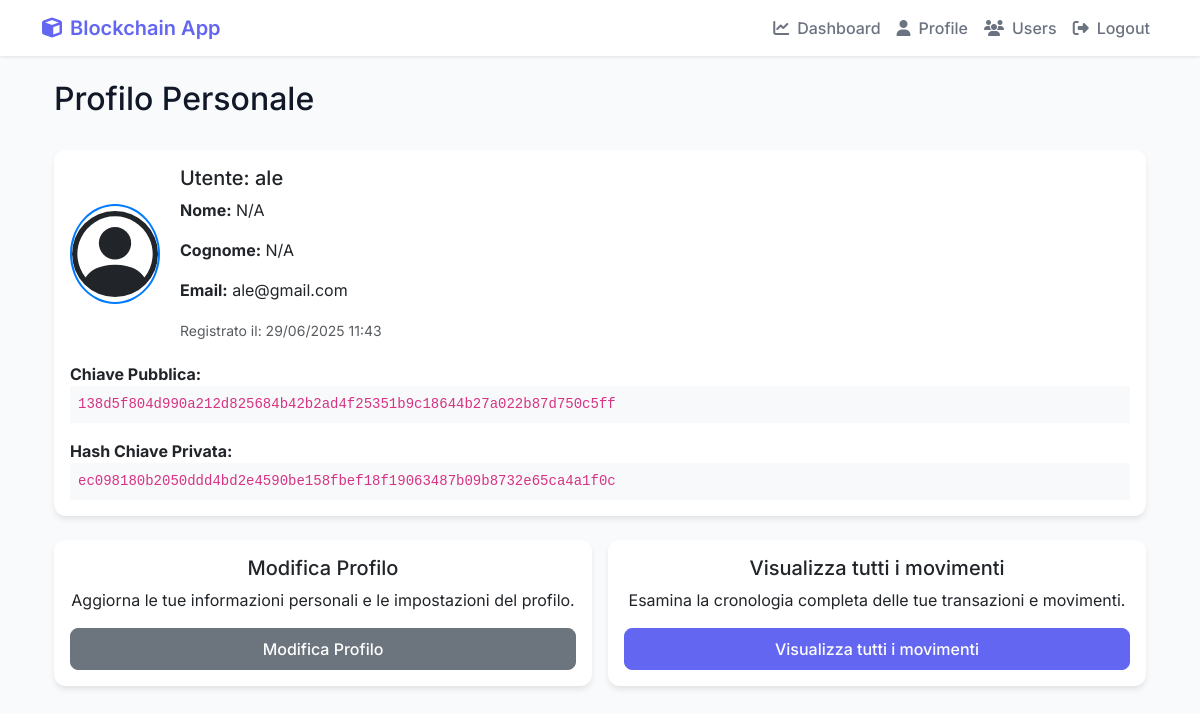
The app's page /profile/ (signed in), older data.
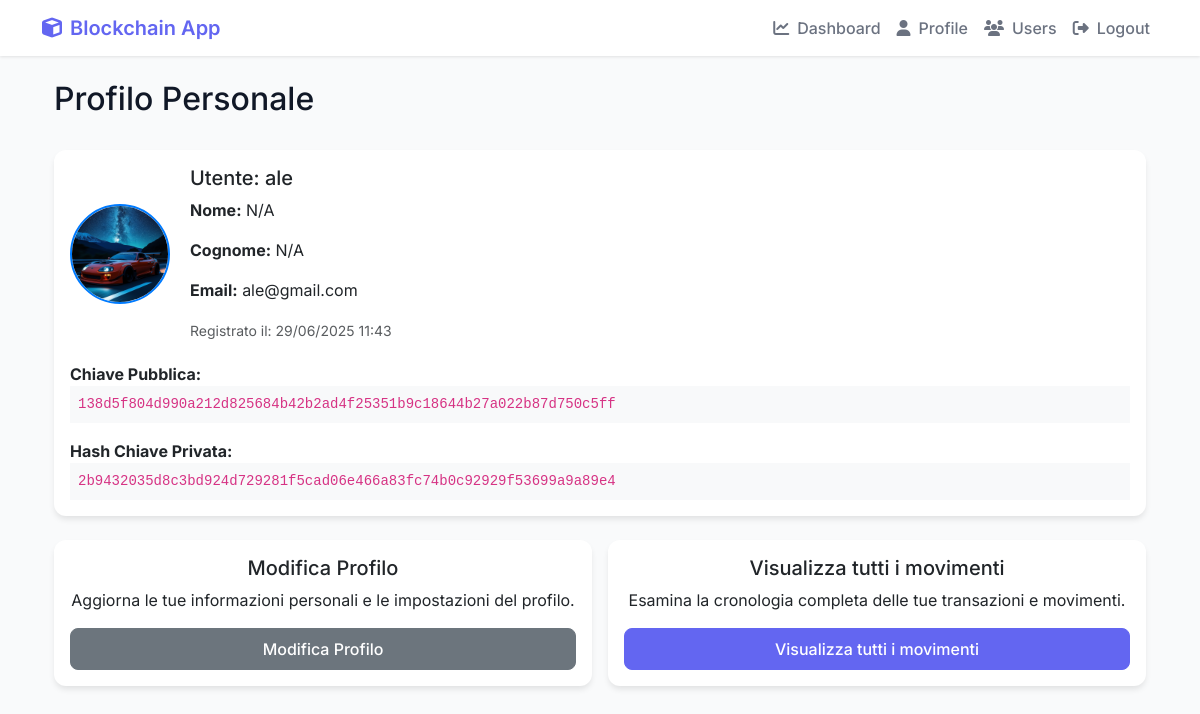
The same page, newer data.
### Cripto1/models.py (models this page shows, shortened)
class UserProfile(models.Model):
    user = models.OneToOneField(User, on_delete=models.CASCADE)
    user_key = models.CharField(max_length=255, unique=True) # Keep as a unique identifier (can be hash of public key)
    public_key = models.TextField(null=True, blank=True) # Allow null for existing rows
    private_key = EncryptedTextField(null=True, blank=True) # Allow null for existing rows
    balance = models.FloatField(default=0.0)
    created_at = models.DateTimeField(auto_now_add=True)
    profile_picture = models.ImageField(upload_to='profile_pics/', blank=True, null=True)
    is_active = models.BooleanField(default=True)
    last_login_ip = models.GenericIPAddressField(null=True, blank=True)
    last_login_date = models.DateTimeField(null=True, blank=True)
    login_attempts = models.IntegerField(default=0)
    locked_until = models.DateTimeField(null=True, blank=True)
    sso_provider = models.CharField(max_length=50, blank=True, null=True)  # Per SSO
    sso_id = models.CharField(max_length=255, blank=True, null=True)  # ID esterno per SSO
    department = models.CharField(max_length=100, blank=True, null=True)
    position = models.CharField(max_length=100, blank=True, null=True)
    phone = models.CharField(max_length=20, blank=True, null=True)
    emergency_contact = models.CharField(max_length=255, blank=True, null=True)
    notes = models.TextField(blank=True, null=True)
    @property
    def private_key_hash(self):
        if self.private_key:
            return hashlib.sha256(self.private_key.encode()).hexdigest()
        return None
    def is_locked(self):
        if self.locked_until and timezone.now() < self.locked_until:
            return True
        return False
    def update_last_login(self, ip_address=None):
        self.last_login_date = timezone.now()
        if ip_address:
            self.last_login_ip = ip_address
        self.save()

### Cripto1/views.py (the view)
# urls.py: path('profile/', views.personal_profile, name='personal_profile'),
@login_required
def personal_profile(request):
    user_profile = UserProfile.objects.get(user=request.user)
    if not user_profile.public_key or not user_profile.private_key:
        user_profile.generate_key_pair()
        user_profile.refresh_from_db()
    recent_transactions = Transaction.objects.filter(
        models.Q(sender=request.user) |
        models.Q(receiver=request.user)
    ).order_by('-timestamp')[:5] # Limit to 5 recent transactions
    processed_recent_transactions = []
    for tx in recent_transactions:
        tx.timestamp_datetime = datetime.fromtimestamp(tx.timestamp, tz=timezone.get_current_timezone())
        if tx.receiver == request.user:
            tx.direction = 'Ricevuta'
        elif tx.sender == request.user:
            tx.direction = 'Inviata'
        else:
            tx.direction = 'Sconosciuta'
        processed_recent_transactions.append(tx)
    context = {
        'user_profile': user_profile,
        'recent_transactions': processed_recent_transactions,
    }
    return render(request, 'Cripto1/personal_profile.html', context)

### Cripto1/templates/Cripto1/personal_profile.html (shortened to what this page needs)
{% extends 'Cripto1/base.html' %}
{% block content %}
<div class="container mt-4">
    <div class="d-flex justify-content-between align-items-center mb-4">
        <h2>Profilo Personale</h2>
    </div>
    <div class="card mb-4">
        <div class="card-body">
            <div class="profile-header">
                {% if user_profile.profile_picture %}
                    <img src="{{ user_profile.profile_picture.url }}" alt="Profile Picture" class="profile-pic">
                {% endif %}
                <div class="profile-info">
                    <h5 class="card-title">Utente: {{ user_profile.user.username }}</h5>
                    <p class="card-text">
                        <strong>Nome:</strong> {{ user_profile.user.first_name|default:"N/A" }}
                    </p>
                    <p class="card-text">
                        <strong>Cognome:</strong> {{ user_profile.user.last_name|default:"N/A" }}
                    </p>
                     <p class="card-text">
                        <strong>Email:</strong> {{ user_profile.user.email|default:"N/A" }}
                    </p>
                     <p class="card-text">
                        <small class="text-muted">Registrato il: {{ user_profile.created_at|date:"d/m/Y H:i" }}</small>
                    </p>
                </div>
            </div>
            <p class="card-text">
                <strong>Chiave Pubblica:</strong><br>
                <code class="bg-light p-2 d-block text-break">{{ user_profile.user_key }}</code>
            </p>
            <p class="card-text">
                <strong>Hash Chiave Privata:</strong><br>
                {% if user_profile.private_key_hash %}
                    <code class="bg-light p-2 d-block text-break">{{ user_profile.private_key_hash }}</code>
                {% else %}
                    <span class="text-danger">Nessuna chiave privata trovata.</span>
                {% endif %}
            </p>
        </div>
    </div>
    <div class="action-cards">
        <div class="card text-center mb-3">
            <div class="card-body d-flex flex-column">
                <h5 class="card-title">Modifica Profilo</h5>
                <p class="card-text">Aggiorna le tue informazioni personali e le impostazioni del profilo.</p>
                <a href="{% url 'Cripto1:edit_profile' %}" class="btn btn-secondary mt-auto">Modifica Profilo</a>
            </div>
        </div>
        <div class="card text-center mb-3">
            <div class="card-body d-flex flex-column">
                <h5 class="card-title">Visualizza tutti i movimenti</h5>
                <p class="card-text">Esamina la cronologia completa delle tue transazioni e movimenti.</p>
                <a href="{% url 'Cripto1:all_transactions' %}" class="btn btn-primary mt-auto">Visualizza tutti i movimenti</a>
            </div>
        </div>
    </div>
</div>
{% endblock %}

Row changes from the older to the newer data that the page shows:
changed UserProfile "138d5f804d990a212d825684b42b2ad4f25351b9c18644b27a022b87d750c5ff": profile_picture: picture added; private_key_hash "ec098180b2050ddd4bd2e4590be158fbef18f19063487b09b8732e65ca4a1f0c" → "2b9432035d8c3bd924d729281f5cad06e466a83fc74b0c92929f53699a9a89e4"
